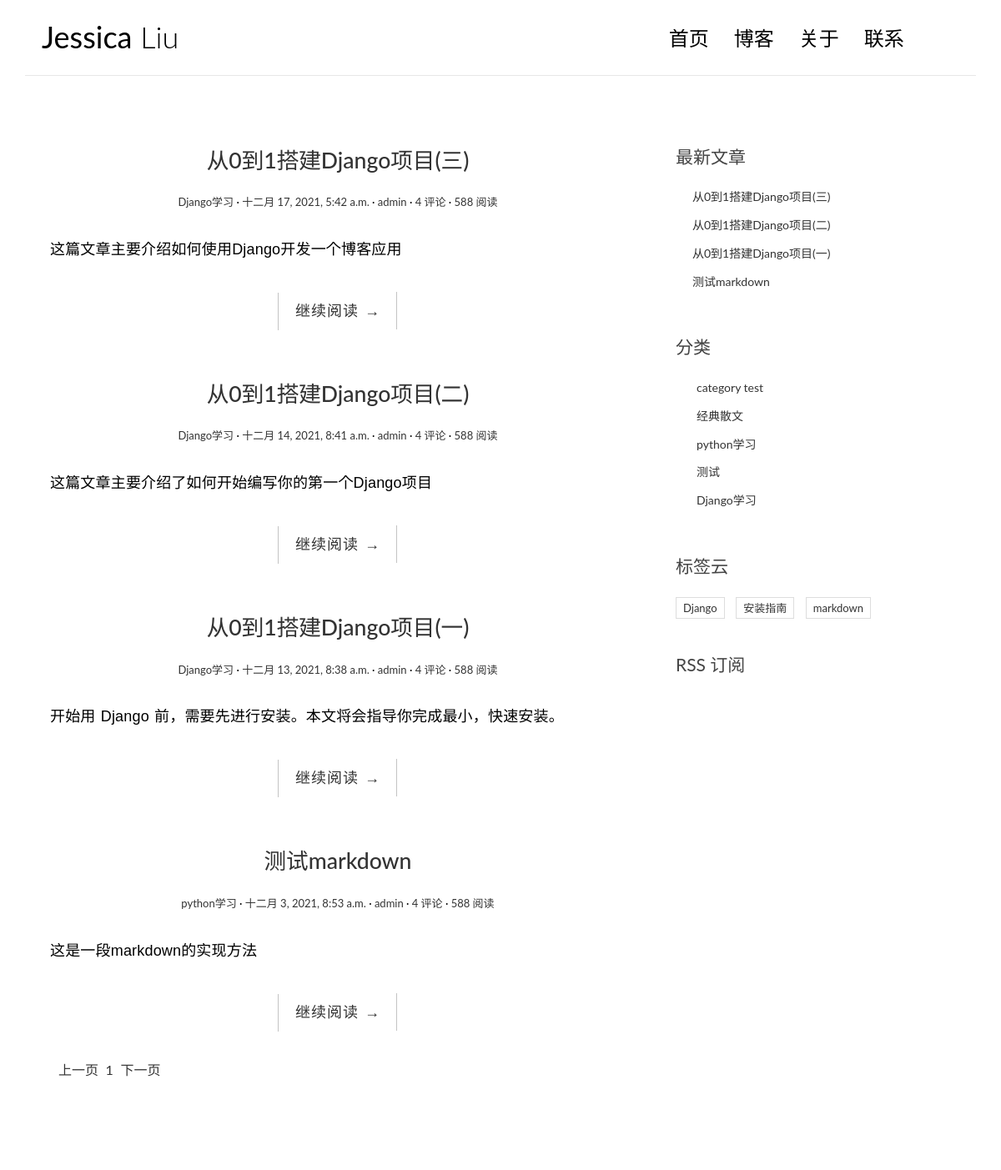
The page / on the database its author committed.
### worksite/models.py (models this page shows, shortened)
class Post(models.Model):
    title = models.CharField(max_length=70)
    body = models.TextField()
    created_time = models.DateTimeField()
    modified_time = models.DateTimeField()
    excerpt = models.CharField(max_length=200, blank=True)
    category = models.ForeignKey(Category, on_delete=models.CASCADE)
    tags = models.ManyToManyField(Tag, blank=True)
    author = models.ForeignKey(User, on_delete=models.CASCADE)
    def get_absolute_url(self):
        return reverse('blog:detail', kwargs={'pk':self.pk})

class Category(models.Model):
    name = models.CharField(max_length=100)

class Tag(models.Model):
    name = models.CharField(max_length=100)
    def __str__(self):
        return self.name

### worksite/views.py (the view)
# urls.py: url(r'^$', views.index, name='index'),
def index(request):
    post_list = Post.objects.all().order_by('-created_time')
    categories = Category.objects.all()
    tags = Tag.objects.all()
    paginator = Paginator(post_list,5,1)
    try:
        num = request.GET.get('index', '1')
        number = paginator.page(num)
    except PageNotAnInteger:
        number = paginator.page(1)
    except EmptyPage:
        number = paginator.page(paginator.num_pages)
    return render(request, 'blog/index.html', {'post_list':post_list, 'categories':categories, 'tags':tags, 'page':number, 'paginator':paginator})

### templates/blog/index.html
{% extends 'base.html' %}
{% block main %}
{% for post in page %}
  <article class="post post-{{ post.pk }}">
      <header class="entry-header">
          <h1 class="entry-title">
              <a href="{{ post.get_absolute_url }}">{{ post.title }}</a>
          </h1>
          <div class="entry-meta">
              <span class="post-category"><a href="/category/{{ post.category.name }}">{{ post.category.name }}</a></span>
              <span class="post-date"><a href=""><time class="entry-date"
                                                        datetime="{{ post.created_time }}">{{ post.created_time }}</time></a></span>
              <span class="post-author"><a href="">{{ post.author }}</a></span>
              <span class="comments-link"><a href="">4 评论</a></span>
              <span class="views-count"><a href="">588 阅读</a></span>
          </div>
      </header>
      <div class="entry-content clearfix">
          <p>{{ post.excerpt }}</p>
          <div class="read-more cl-effect-14">
              <a href="{{ post.get_absolute_url }}" class="more-link">继续阅读 <span class="meta-nav">→</span></a>
          </div>
      </div>
  </article>
{% empty %}
  <div class="no-post">暂时还没有发布文章!</div>
{% endfor %}
  <div class="pagination">
      <ul class="pagelist">
          {% if page.has_previous %}
            <li><a href="?index={{page.previous_page_number}}">上一页</a></li>
          {% else %}
            <li class="disabled"><a href="#">上一页</a></li>
          {% endif %}
          {% for page_number in paginator.page_range %}
            {% if page_number == page.number %}
              <li class="active"><a href="?index={{page_number}}">{{page_number}}</a></li>
            {% else %}
              <li><a href="?index={{page_number}}">{{page_number}}</a></li>
            {% endif %}
          {% endfor %}
          {% if page.has_next %}
            <li><a href="?index={{page.next_page_number}}">下一页</a></li>
          {% else %}
            <li class="disabled"><a href="#">下一页</a></li>
          {% endif %}
      </ul>
  </div>
{% endblock main %}

### templates/base.html (shortened to what this page needs)
{% load static %}
<!DOCTYPE html>
<html>
<head>
    <link rel="stylesheet" href="{% static 'blog/css/bootstrap.min.css' %}">
    <link rel="stylesheet" href="http://code.ionicframework.com/ionicons/2.0.1/css/ionicons.min.css">
    <link rel="stylesheet" href="{% static 'blog/css/pace.css' %}">
    <link rel="stylesheet" href="{% static 'blog/css/custom.css' %}">
    <link rel="stylesheet" href="{% static 'blog/css/highlights/github.css' %}">
</head>
<body>
<div class="container">
    <header id="site-header">
        <div class="row">
            <div class="col-md-4 col-sm-5 col-xs-8">
                <div class="logo">
                    <h1><a href="/"><b>Jessica</b> Liu</a></h1>
                </div>
            </div>
            <div class="col-md-8 col-sm-7 col-xs-4">
                <nav class="main-nav" role="navigation">
                    <div class="collapse navbar-collapse" id="bs-example-navbar-collapse-1">
                        <ul class="nav navbar-nav navbar-right">
                            <li class="cl-effect-11"><a href="/" data-hover="首页">首页</a></li>
                            <li class="cl-effect-11"><a href="/" data-hover="博客">博客</a></li>
                            <li class="cl-effect-11"><a href="/" data-hover="关于">关于</a></li>
                            <li class="cl-effect-11"><a href="/" data-hover="联系">联系</a></li>
                        </ul>
                    </div>
                </nav>
            </div>
        </div>
    </header>
</div>
<div class="content-body">
    <div class="container">
        <div class="row">
            <main class="col-md-8">
              {% block main %}
              {% endblock main %}
            </main>
            <aside class="col-md-4">
                <div class="widget widget-recent-posts">
                    <h3 class="widget-title">最新文章</h3>
                    <ul>
                      {% for post in post_list %}
                        <li>
                            <a href="{{ post.get_absolute_url }}">{{ post.title }}</a>
                        </li>
                      {% endfor %}
                    </ul>
                </div>
                <div class="widget widget-category">
                    <h3 class="widget-title">分类</h3>
                    <ul>
                      {% for category in categories %}
                        <li>
                            <a href="/category/{{ category.name }}">{{ category.name }}</a>
                        </li>
                      {% endfor %}
                    </ul>
                </div>
                <div class="widget widget-tag-cloud">
                    <h3 class="widget-title">标签云</h3>
                    <ul>
                      {% for tag in tags %}
                        <li>
                            <a href="/tag/{{ tag }}">{{ tag.name }}</a>
                        </li>
                      {% endfor %}
                    </ul>
                </div>
                <div class="rss">
                    <a href=""> RSS 订阅</a>
                </div>
            </aside>
        </div>
    </div>
</div>
<footer id="site-footer">
    <div class="container">
        <div class="row">
            <div class="col-md-12">
            </div>
        </div>
    </div>
</footer>
</body>
</html>

### worksite/static/blog/css/custom.css (style rules this page uses)
* { outline: none; }
h1, h2, h3, h4, h5, h6 { margin-top: 0; }
b { font-weight: 400; }
a { color: #333; }
body { color: #444; font-family: 'Lato', sans-serif; }
p { font-family: 'Ubuntu', sans-serif; font-weight: 400; word-spacing: 1px; letter-spacing: 0.01em; }
#site-header { background-color: #FFF; padding: 25px 20px; margin-bottom: 40px; border-bottom: 1px solid #e7e7e7; }
.logo h1 a { color: #000; }
.logo h1 { margin: 0; font-family: 'Lato', sans-serif; font-weight: 300; }
.main-nav { margin-top: 11px; max-width: 95%; }
.main-nav a { color: #000000 !important; padding: 0 0 5px 0 !important; margin-right: 30px; font-family: 'Lato', sans-serif; font-weight: 300; font-size: 24px; }
.cl-effect-11 a { padding: 10px 0; color: #0972b4; text-shadow: none; }
.cl-effect-11 a::before { position: absolute; top: 0; left: 0; overflow: hidden; padding: 0 0 5px 0 !important; max-width: 0; border-bottom: 1px solid #000; color: #000; content: attr(data-hover); white-space: nowrap; -webkit-transition: max-width 0.5s; -moz-transition: max-width 0.5s; transition: max-width 0.5s; }
.content-body { padding-bottom: 4em; }
.post { background: #fff; padding: 30px 30px 0; }
.entry-title { text-align: center; font-size: 1.9em; margin-bottom: 20px; line-height: 1.6; padding: 10px 20px 0; }
.entry-meta { text-align: center; color: #DDDDDD; font-size: 13px; margin-bottom: 30px; }
.entry-content { font-size: 18px; line-height: 1.9; font-weight: 300; color: #000; }
.post-category::after, .post-date::after, .post-author::after, .comments-link::after { content: ' ·'; color: #000; }
.read-more { font-family: 'Ubuntu', sans-serif; font-weight: 400; word-spacing: 1px; letter-spacing: 0.01em; text-align: center; margin-top: 20px; }
.cl-effect-14 a { padding: 0 20px; height: 45px; line-height: 45px; position: relative; display: inline-block; margin: 15px 25px; letter-spacing: 1px; font-weight: 400; text-shadow: 0 0 1px rgba(255, 255, 255, 0.3); }
.cl-effect-14 a::before, .cl-effect-14 a::after { position: absolute; width: 45px; height: 1px; background: #C3C3C3; content: ''; -webkit-transition: all 0.3s; -moz-transition: all 0.3s; transition: all 0.3s; pointer-events: none; }
.cl-effect-14 a::before { top: 0; left: 0; -webkit-transform: rotate(90deg); -moz-transform: rotate(90deg); transform: rotate(90deg); -webkit-transform-origin: 0 0; -moz-transform-origin: 0 0; transform-origin: 0 0; }
.cl-effect-14 a::after { right: 0; bottom: 0; -webkit-transform: rotate(90deg); -moz-transform: rotate(90deg); transform: rotate(90deg); -webkit-transform-origin: 100% 0; -moz-transform-origin: 100% 0; transform-origin: 100% 0; }
.widget { background: #fff; padding: 30px 0 0; }
.widget-title { font-size: 1.5em; margin-bottom: 20px; line-height: 1.6; padding: 10px 0 0; font-weight: 400; }
.widget-recent-posts ul { padding: 0; margin: 0; padding-left: 20px; }
.widget-recent-posts ul li { list-style-type: none; position: relative; line-height: 170%; margin-bottom: 10px; }
.widget-recent-posts ul li::before { content: '\f3d3'; font-family: "Ionicons"; position: absolute; left: -17px; top: 3px; font-size: 16px; color: #000; }
.widget-category ul { padding: 0; margin: 0; padding-left: 25px; }
.widget-category ul li { list-style-type: none; position: relative; line-height: 170%; margin-bottom: 10px; }
.widget-category ul li::before { content: '\f3fe'; font-family: "Ionicons"; position: absolute; left: -25px; top: 1px; font-size: 18px; color: #000; }
.widget-tag-cloud ul { padding: 0; margin: 0; margin-right: -10px; }
.widget-tag-cloud ul li { list-style-type: none; font-size: 13px; display: inline-block; margin-right: 10px; margin-bottom: 10px; padding: 3px 8px; border: 1px solid #ddd; }
.rss { font-size: 21px; margin-top: 30px; }
.rss a { color: #444; }
#site-footer { padding-top: 10px; padding: 0 0 1.5em 0; }
.pagination ul { list-style: none; }
.pagination ul li { display: inline-block; font-size: 16px; margin-right: 5px; }

### rows shown on the page
Post: title "从0到1搭建Django项目(三)", category.name "Django学习", created_time "十二月 17, 2021, 5:42 a.m.", author "admin", excerpt "这篇文章主要介绍如何使用Django开发一个博客应用"
Post: title "从0到1搭建Django项目(二)", category.name "Django学习", created_time "十二月 14, 2021, 8:41 a.m.", author "admin", excerpt "这篇文章主要介绍了如何开始编写你的第一个Django项目"
Post: title "从0到1搭建Django项目(一)", category.name "Django学习", created_time "十二月 13, 2021, 8:38 a.m.", author "admin", excerpt "开始用 Django 前，需要先进行安装。本文将会指导你完成最小，快速安装。"
Post: title "测试markdown", category.name "python学习", created_time "十二月 3, 2021, 8:53 a.m.", author "admin", excerpt "这是一段markdown的实现方法"
Category: name "category test"
Category: name "经典散文"
Category: name "python学习"
Category: name "测试"
Category: name "Django学习"
Tag: name "Django"
Tag: name "安装指南"
Tag: name "markdown"

### other values the page prints
{{ page_number }} "1"
